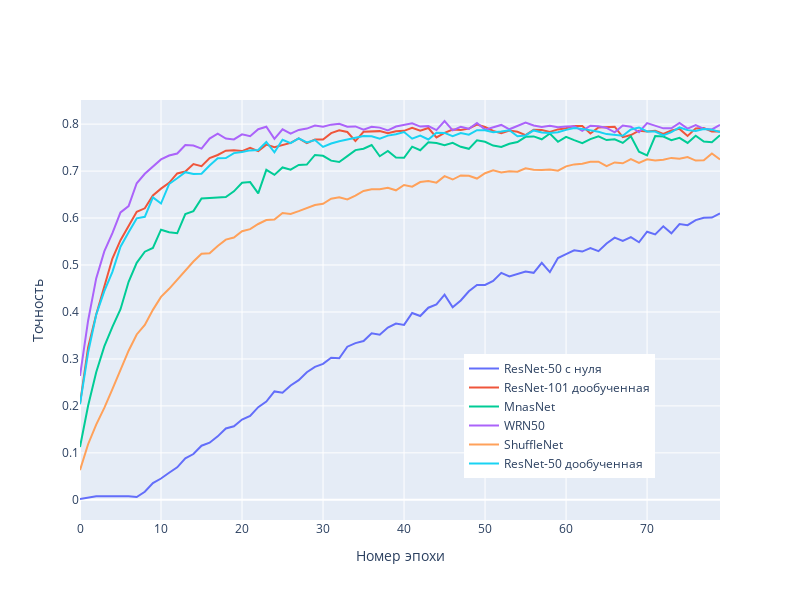

The cell this chart's notebook holds for it:
### Code cell
plt.figure(figsize=(10,10))
xs, ys = [], []
fig = go.Figure()

for state, name in zip(states, names):
    val_loss = state['accuracy']
#     plt.plot(np.arange(len(val_loss)), val_loss)
    fig.add_trace(go.Scatter(x=np.arange(len(val_loss[:80])), y=val_loss[:80],
                    name=name))
    
# plt.title("Accuracy")
# plt.legend(names);

fig.update_layout(
    legend=dict(
        x=0.6,
        y=0.1
    ),
    width=800,
    height=600,
    xaxis_title="Номер эпохи",
    yaxis_title="Точность",
)
fig.show()
